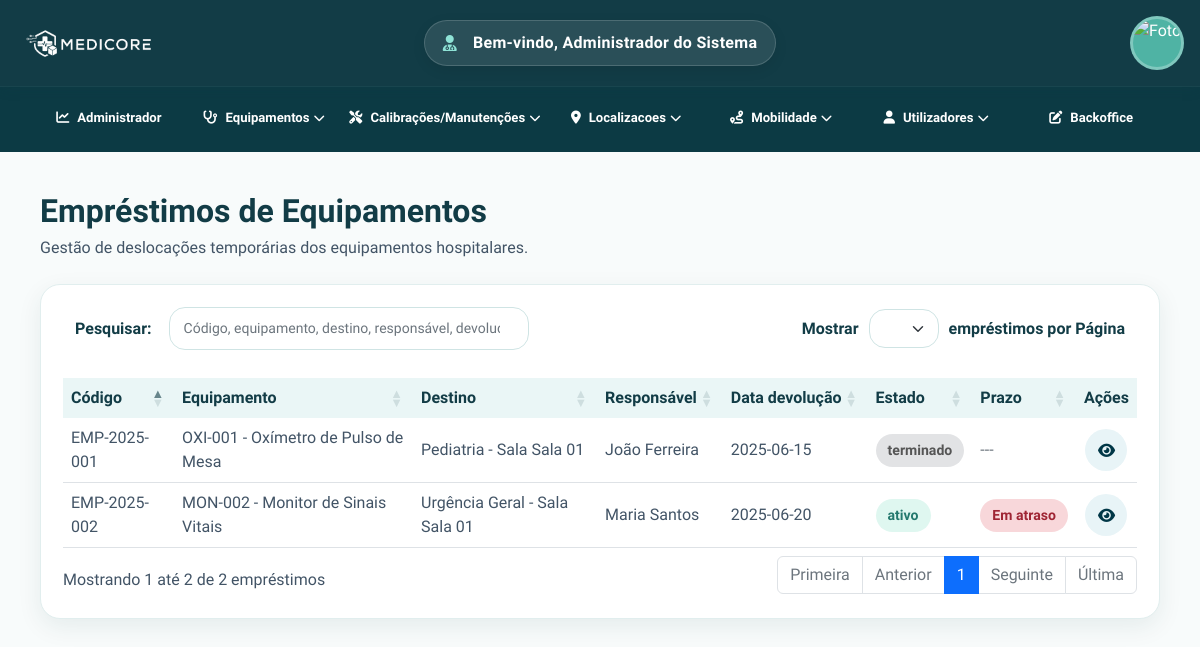
The page /private/views/mobilidade/emprestimo.php (signed in) on the database its author committed.
### tables this page shows
CREATE TABLE emprestimos_equipamentos (
    id_emprestimo INT AUTO_INCREMENT PRIMARY KEY,
    codigo_emprestimo VARCHAR(30) NOT NULL UNIQUE,
    id_equipamento INT NOT NULL,
    id_localizacao_origem INT NOT NULL,
    id_localizacao_destino INT NOT NULL,
    id_utilizador_pedido INT NOT NULL,
    id_utilizador_termino INT NULL,
    responsavel_emprestimo VARCHAR(150) NOT NULL,
    motivo VARCHAR(255) NULL,
    data_inicio DATE NOT NULL,
    data_prevista_devolucao DATE NOT NULL,
    data_termino DATE NULL,
    estado ENUM('ativo', 'terminado', 'atrasado', 'cancelado') NOT NULL DEFAULT 'ativo',
    observacoes VARCHAR(500) NULL,
    isActive TINYINT(1) NOT NULL DEFAULT 1,

    FOREIGN KEY (id_equipamento) REFERENCES equipamentos(id_equipamento),
    FOREIGN KEY (id_localizacao_origem) REFERENCES localizacoes(id_localizacao),
    FOREIGN KEY (id_localizacao_destino) REFERENCES localizacoes(id_localizacao),
    FOREIGN KEY (id_utilizador_pedido) REFERENCES utilizadores(id_utilizador),
    FOREIGN KEY (id_utilizador_termino) REFERENCES utilizadores(id_utilizador)
);

CREATE TABLE equipamentos (
    id_equipamento INT AUTO_INCREMENT PRIMARY KEY,

    id_familia_equipamento INT NOT NULL,
    numero_sequencial INT NOT NULL,
    codigo_equipamento VARCHAR(30) NOT NULL UNIQUE,

    designacao VARCHAR(150) NOT NULL,
    modelo VARCHAR(120) NOT NULL,
    numero_serie VARCHAR(120) NOT NULL UNIQUE,

    tipo_entrada ENUM('compra', 'doacao', 'emprestimo') NULL,
    valor_aquisicao DECIMAL(10,2) NULL,

    id_localizacao INT NOT NULL,

    estado ENUM(
        'ativo',
        'avariado',
        'em_manutencao',
        'em_calibracao',
        'inativo',
        'abatido'
    ) NOT NULL DEFAULT 'ativo',

    criticidade ENUM(
        'baixa',
        'media',
        'alta',
        'critica'
    ) NOT NULL DEFAULT 'media',

    periodicidade_manutencao ENUM(
        'semestral',
        'anual',
        'bienal',
        'trienal'
    ) NULL,

    periodicidade_calibracao ENUM(
        'semestral',
        'anual',
        'bienal',
        'trienal'
    ) NULL,

    data_fabrico DATE NULL,
    data_aquisicao DATE NULL,
    data_instalacao DATE NULL,

    id_responsavel INT NULL,

    observacoes TEXT,

    isActive TINYINT(1) NOT NULL DEFAULT 1,

    criado_em TIMESTAMP DEFAULT CURRENT_TIMESTAMP,
    atualizado_em TIMESTAMP DEFAULT CURRENT_TIMESTAMP ON UPDATE CURRENT_TIMESTAMP,
    atualizado_por VARCHAR(150) NULL,

    CONSTRAINT fk_equipamento_familia
        FOREIGN KEY (id_familia_equipamento)
        REFERENCES familias_equipamento(id_familia_equipamento),

    CONSTRAINT fk_equipamento_localizacao
        FOREIGN KEY (id_localizacao)
        REFERENCES localizacoes(id_localizacao),

    CONSTRAINT fk_equipamentos_responsavel
        FOREIGN KEY (id_responsavel)
        REFERENCES utilizadores(id_utilizador)
        ON UPDATE CASCADE ON DELETE SET NULL,

    CONSTRAINT uk_familia_numero
        UNIQUE (id_familia_equipamento, numero_sequencial)
);

### private/views/mobilidade/emprestimo.php (the view, shortened to what this page needs)
<?php
$pdo = medicore_pdo();
function prazo_emprestimo(string $estado, ?string $dataDevolucao): array
{
    if (in_array($estado, ['terminado', 'rejeitado', 'pendente'], true)) {
        return ['---', ''];
    }
    $hoje = strtotime(date('Y-m-d'));
    $dev  = strtotime($dataDevolucao);
    $dias = (int) round(($dev - $hoje) / 86400);
    if ($dias < 0)    return ['Em atraso',  'estado-avariado'];
    return             ['Em dia',      'estado-ativo'];
}
$emprestimos = $pdo->query("
    SELECT emp.*, e.codigo_equipamento, e.designacao,
           CONCAT(lo.departamento_nome, ' - Sala ', lo.sala) AS origem_localizacao,
           CONCAT(ld.departamento_nome, ' - Sala ', ld.sala) AS destino_localizacao
    FROM emprestimos_equipamentos emp
    INNER JOIN equipamentos e ON e.id_equipamento = emp.id_equipamento
    INNER JOIN localizacoes lo ON lo.id_localizacao = emp.id_localizacao_origem
    INNER JOIN localizacoes ld ON ld.id_localizacao = emp.id_localizacao_destino
    WHERE emp.isActive = 1
    ORDER BY emp.data_prevista_devolucao ASC
")->fetchAll();
require_once __DIR__ . '/../../includes/header.php';
require_once __DIR__ . '/../../includes/nav.php';
require_once __DIR__ . '/../../includes/sidebar.php';
?>
<main class="conteudo-private">
    <div class="d-flex justify-content-between align-items-center mb-4 flex-wrap gap-3">
        <div>
            <h2 class="titulo-pagina">Empréstimos de Equipamentos</h2>
            <p class="subtitulo-pagina">
                Gestão de deslocações temporárias dos equipamentos hospitalares.
            </p>
        </div>
    </div>
    <div class="table-responsive tabela-container">
        <table id="tabela-emprestimos" class="table table-hover align-middle tabela-datatables-medicore">
            <thead>
                <tr>
                    <th>Código</th>
                    <th>Equipamento</th>
                    <th>Destino</th>
                    <th>Responsável</th>
                    <th>Data devolução</th>
                    <th>Estado</th>
                    <th>Prazo</th>
                    <th class="text-center">Ações</th>
                </tr>
            </thead>
            <tbody>
                <?php
                    $classeEstadoEmprestimo = [
                        'pendente' => 'estado-manutencao',
                        'ativo' => 'estado-ativo',
                        'rejeitado' => 'estado-avariado',
                        'terminado' => 'estado-inativo',
                        'atrasado' => 'estado-avariado'
                    ];
                ?>
                <?php foreach ($emprestimos as $emprestimo): ?>
                    <tr>
                        <td><?php echo htmlspecialchars($emprestimo['codigo_emprestimo']); ?></td>
                        <td><?php echo htmlspecialchars($emprestimo['codigo_equipamento'] . ' - ' . $emprestimo['designacao']); ?></td>
                        <td><?php echo htmlspecialchars($emprestimo['destino_localizacao']); ?></td>
                        <td><?php echo htmlspecialchars($emprestimo['responsavel_emprestimo']); ?></td>
                        <td><?php echo htmlspecialchars($emprestimo['data_prevista_devolucao']); ?></td>
                        <td>
                            <span class="estado <?php echo $classeEstadoEmprestimo[$emprestimo['estado']] ?? 'estado-inativo'; ?>">
                                <?php echo htmlspecialchars($emprestimo['estado']); ?>
                            </span>
                        </td>
                        <?php [$textoPrazo, $classePrazo] = prazo_emprestimo($emprestimo['estado'], $emprestimo['data_prevista_devolucao']); ?>
                        <td>
                            <?php if ($textoPrazo !== '---'): ?>
                                <span class="estado <?php echo $classePrazo; ?>"><?php echo $textoPrazo; ?></span>
                            <?php else: ?>
                                <span class="text-muted">---</span>
                            <?php endif; ?>
                        </td>
                        <td class="text-center">
                            <div class="acoes-operacao">
                                <button type="button"
                                        class="btn-acao-circular btn-acao-detalhe"
                                        data-bs-toggle="modal"
                                        data-bs-target="#modalDetalheEmprestimo<?php echo (int) $emprestimo['id_emprestimo']; ?>"
                                        title="Ver detalhes">
                                    <i class="fa-solid fa-eye"></i>
                                </button>
                            </div>
                        </td>
                    </tr>
                <?php endforeach; ?>
            </tbody>
        </table>
    </div>
</main>
<?php require_once __DIR__ . '/../../includes/footer.php'; ?>

### rows shown on the page
emprestimos_equipamentos: codigo_emprestimo "EMP-2025-001", id_equipamento.designacao "OXI-001 - Oxímetro de Pulso de Mesa", destino_localizacao "Pediatria - Sala Sala 01", responsavel_emprestimo "João Ferreira", data_prevista_devolucao "2025-06-15", estado "terminado"
emprestimos_equipamentos: codigo_emprestimo "EMP-2025-002", id_equipamento.designacao "MON-002 - Monitor de Sinais Vitais", destino_localizacao "Urgência Geral - Sala Sala 01", responsavel_emprestimo "Maria Santos", data_prevista_devolucao "2025-06-20", estado "ativo", textoPrazo "Em atraso"

### other values the page prints
$_SESSION['nome_utilizador'] "Administrador do Sistema"
